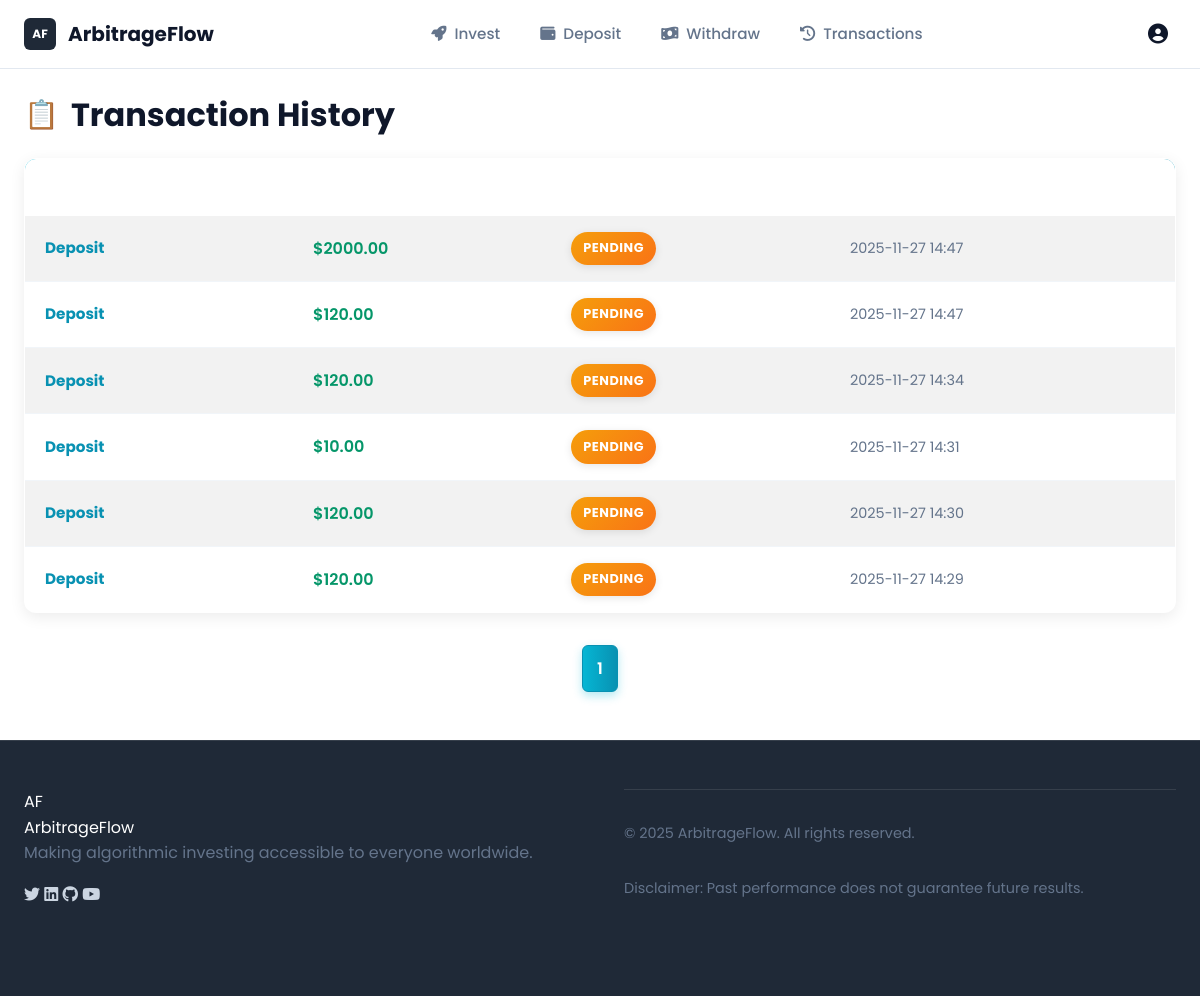
The app's page /transactions/ (signed in), older data.
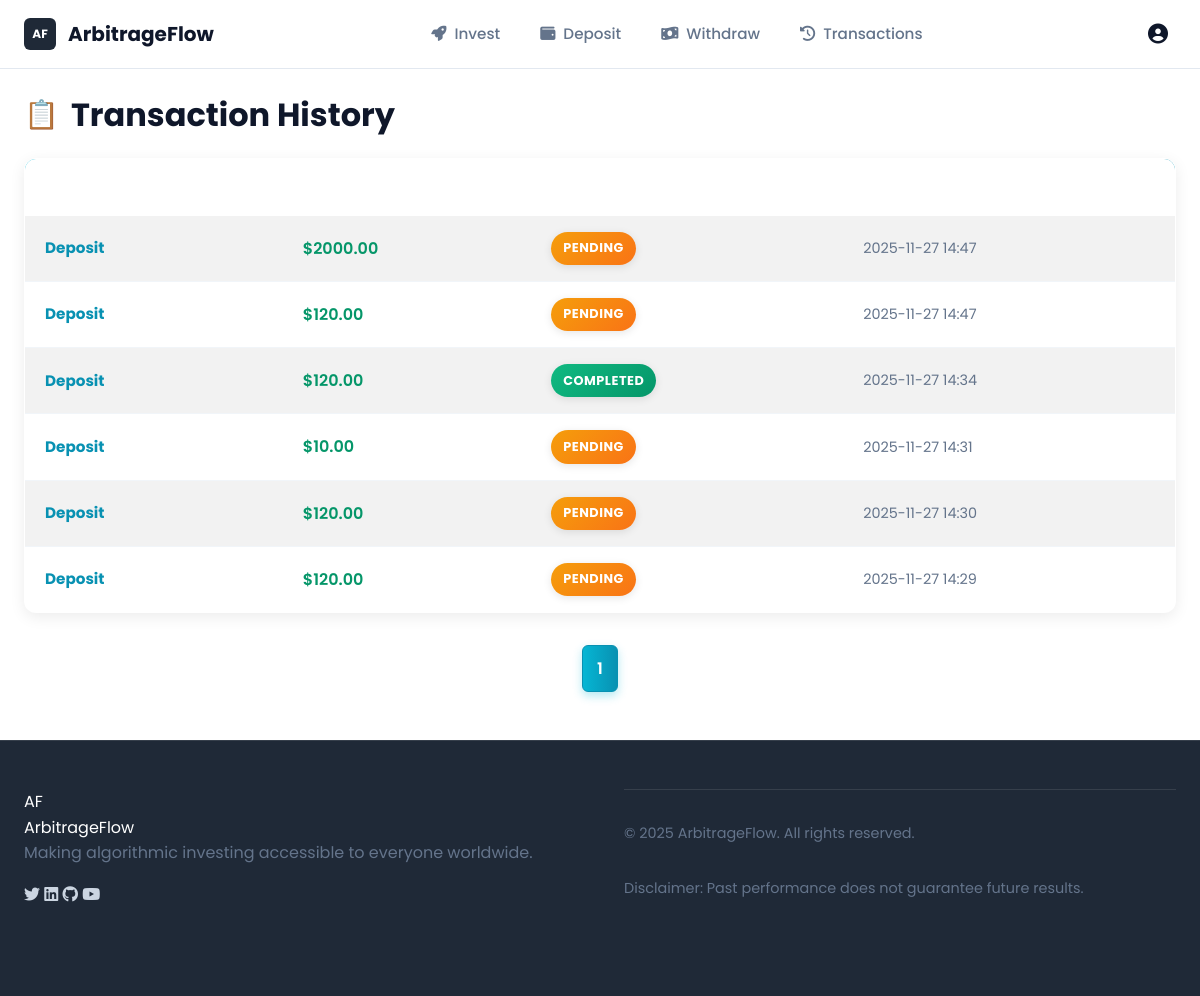
The same page, newer data.
### core/models.py (models this page shows, shortened)
class Deposit(models.Model):
    deposit_id = ShortUUIDField(
        primary_key=True,
        unique=True,
        length=12,
        max_length=45,
        prefix="dep_",
        alphabet='abcdesqp1234567890'
    )
    user = models.ForeignKey(
        User,
        on_delete=models.CASCADE,
        related_name='deposits'
    )
    amount = models.DecimalField(
        max_digits=10,
        decimal_places=2,
        help_text="Deposit amount in USD"
    )
    status = models.CharField(
        max_length=10,
        choices=DEPOSIT_STATUS,
        default='PENDING'
    )
    crypto = models.ForeignKey(
        Cryptocurrency,
        on_delete= models.CASCADE,
        null=True,
        blank=True,
        related_name='deposits',
        help_text='Selected cryptocurrency for this deposit'
    )
    pay_amount = models.DecimalField(
        max_digits=20,
        decimal_places=8,
        help_text="Amount in cryptocurrency to pay",
        null=True, blank=True
    )
    created_at = models.DateTimeField(default=timezone.now)

### core/views.py (the view)
# urls.py: path('transactions/', views.transaction_history, name='transactions'),
@login_required
def transaction_history(request):
    page = request.GET.get('page', 1)
    deposits = Deposit.objects.filter(user=request.user)
    withdrawals = Withdrawal.objects.filter(user=request.user)
    investments = Investment.objects.filter(user=request.user)
    transactions = []
    for d in deposits:
        d.txn_type = 'Deposit'
        d.txn_date = d.created_at
        transactions.append(d)
    for w in withdrawals:
        w.txn_type = 'Withdrawal'
        w.txn_date = w.created_at
        transactions.append(w)
    for i in investments:
        i.txn_type = 'Investment'
        i.txn_date = i.start_date
        transactions.append(i)
    transactions.sort(key=lambda x: x.txn_date, reverse=True)
    paginator = Paginator(transactions, 10)
    transactions_page = paginator.get_page(page)
    return render(request, 'core/transactions.html', {
        'transactions': transactions_page
    })

### core/context_processors.py (called while the page is built, shortened)
def complete_expired_investments(request):
    if not request.user.is_authenticated:
        return {}
    try:
        from core.models import Investment
        from account.models import Profile
        now = timezone.now()
        expired_investments = Investment.objects.filter(
            user=request.user,
            is_active=True,
            end_date__lte=now
        )
    except Exception as e:
        logger.error(f"Error in complete_expired_investments context processor: {e}", exc_info=True)
    return {}

### templates/core/transactions.html (shortened to what this page needs)
{% extends 'base.html' %}
{% block content %}
<div class="transactions-page">
    <h2>Transaction History</h2>
    <table class="table table-striped">
        <thead>
            <tr>
                <th>Type</th>
                <th>Amount</th>
                <th>Status</th>
                <th>Date</th>
            </tr>
        </thead>
        <tbody>
            {% for t in transactions %}
            <tr>
                <td class="type-cell">{{ t.txn_type }}</td>
                <td>
                    {% if t.amount_invested %}
                        ${{ t.amount_invested }}
                    {% else %}
                        ${{ t.amount }}
                    {% endif %}
                </td>
                <td>
                    {% with t.status|lower as st %}
                        <span class="status-cell {{ st }}">{{ t.status }}</span>
                    {% endwith %}
                </td>
                <td>{{ t.created_at|date:"Y-m-d H:i" }}</td>
            </tr>
            {% endfor %}
        </tbody>
    </table>
    <nav>
        <ul class="pagination">
            <li class="page-item active"><span class="page-link">{{ transactions.number }}</span></li>
        </ul>
    </nav>
</div>
{% endblock %}

Row changes from the older to the newer data that the page shows:
changed Deposit: status "PENDING" → "COMPLETED"
